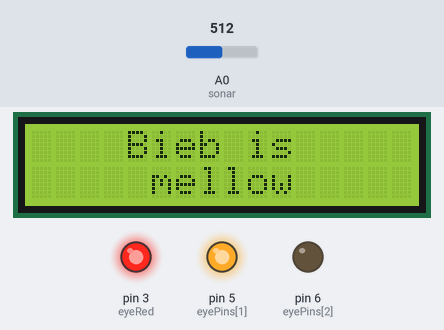
A sketch run on a simulated Arduino Uno, built with avr-gcc and run on an emulated ATmega328P. Parts: 16×2 character LCD, output pins drawn as LEDs (lit = HIGH). Inputs (shaded band) come from the test bench; at power-on: A0 (sonar) = 512. Random numbers use the default seed unless the sketch sets one; what the sketch prints to the serial monitor is not drawn.

Above: at 14.8 s.
14.9 s: A0 (sonar) set to 134
16.4 s: A0 (sonar) set to 111
At 17.2 s:
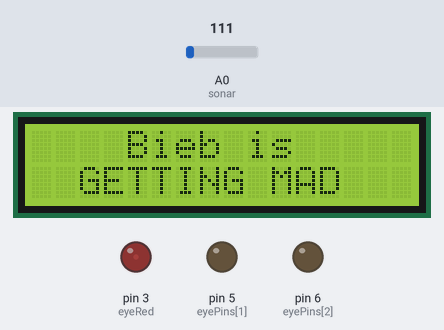
18.1 s: A0 (sonar) set to 51
At 20.2 s:
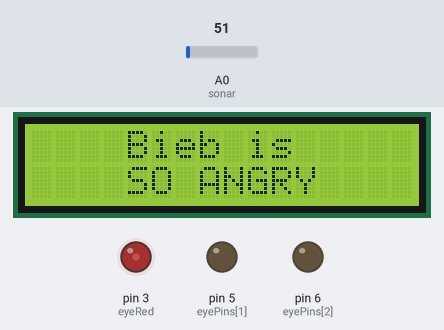
21.1 s: A0 (sonar) set to 44
At 23.6 s:
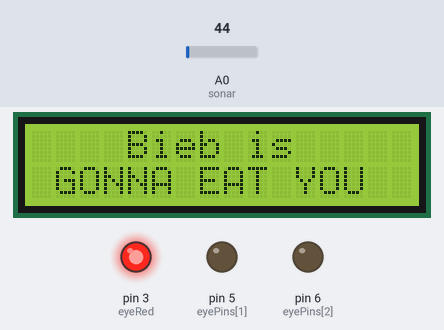
24.1 s: A0 (sonar) set to 70
At 26.9 s:
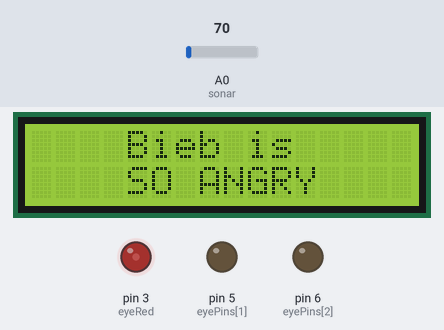
27.1 s: A0 (sonar) set to 14
At 30.0 s:
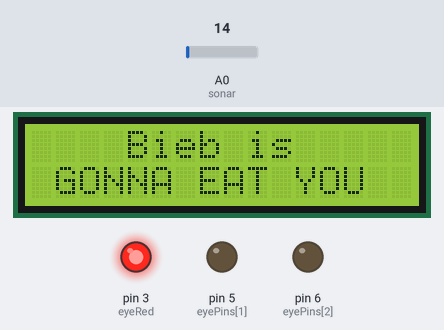
Timing chart, 0 to 31.1 s (numbered marks = the images above; inputs shaded):
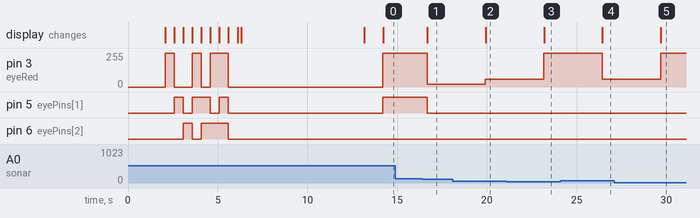

Measured:
- the behaviour switches between 122 and 121 on A0 (sonar) (found by bisection; images 0 and 1)
- the behaviour switches between 48 and 47 on A0 (sonar) (found by bisection; images 2 and 3)
- after the input at 14.9 s, every drawn part: stays the same
- after the input at 16.4 s, pin 3 (eyeRed): 255/255 → 20/255 after 0.27 s; pin 5 (eyePins[1]): HIGH → LOW after 0.27 s; the display: changes after 0.29 s (image 1)
- after the input at 18.1 s, pin 3 (eyeRed): 20/255 → 60/255 after 1.8 s; the display: changes after 1.8 s (image 2)
- after the input at 21.1 s, pin 3 (eyeRed): 60/255 → 255/255 after 2.1 s; the display: changes after 2.1 s (image 3)
- after the input at 24.1 s, pin 3 (eyeRed): 255/255 → 60/255 after 2.3 s; the display: changes after 2.3 s (image 4)
- after the input at 27.1 s, pin 3 (eyeRed): 60/255 → 255/255 after 2.6 s; the display: changes after 2.6 s (image 5)

The sketch:

biebduino.ino
```cpp
// (licence header left out)
const String version = "1.0.0";
const boolean off = LOW;
const boolean on = HIGH;

// PIN ASSIGNMENTS
// Eyes -- PWM pins
const int eyeRed = 3;
const int eyeGreen = 5;
const int eyeBlue = 6;
const int eyePins[] = {3, 5, 6};


// Sonar
const int sonar = A0;
int distance;
const int angerThreshold = 24;
int getDistance() {
    int sum=0;
    int max = 20;
    for (int i=0; i < max; i++) {
        sum += analogRead(sonar);
        delay(10);
    }
    return (sum/max) / 2;
}

// LCD
#include <LiquidCrystal.h>
LiquidCrystal lcd(7, 8, 9, 10, 11, 12);
void lcdClearLine(int line) {
    lcd.setCursor(0, line);
    lcd.print("                ");
    lcd.setCursor(0,line);
}
void lcdPrintMood(String moodString) {
    lcd.clear();
    lcd.setCursor(4,0);
    lcd.print("Bieb is");
    lcd.setCursor((16-moodString.length())/2, 1);
    lcd.print(moodString);
}


// EYE LEDs
const boolean red[] = {on, off, off};
const boolean green[] = {off, on, off};
const boolean blue[] = {off, off, on};
const boolean yellow[] = {on, on, off};
const boolean cyan[] = {off, on, on};
const boolean magenta[] = {on, off, on};
const boolean white[] = {on, on, on};
const boolean black[] = {off, off, off};
const boolean* colours[] = {red, green, blue, yellow, cyan, magenta, white, black};
const String coloursStr[] = {"red", "green", "blue", "yellow", "cyan", "magenta", "white", "black"};

void setEyeColour(const boolean* colour) {
 for(int i = 0; i < 3; ++i) {
   digitalWrite(eyePins[i], colour[i]);
 }
}

// MOODS
unsigned long nextMoodChangeTime = 0;
unsigned long minMoodInterval = (10000);
unsigned long maxMoodInterval = (90001); //3600000;
unsigned int currentMood = 666;
unsigned int lastAngerLevel = 666;
unsigned int maxAngerThresholdDistance = 60;
const String moods[] = {"angry", "horny", "sad", "mellow", "calm", "blissful", "spooked", "sleepy"};

void moodSwing() {
    lastAngerLevel = 666;
    Serial.print("moodswing @ ");
    Serial.println(millis());
    int nextMood = random(0,8);
    Serial.println(nextMood);
    if (nextMood == currentMood || nextMood == 0) {
        Serial.println("Oops, picked mood " + moods[nextMood]);
        nextMoodChangeTime = millis() + 500;
        Serial.print("next mood swing in 500 millis @ "); Serial.println(nextMoodChangeTime);
        return;
    }

    String moodString = moods[nextMood];

    setEyeColour(colours[nextMood]);

    lcdPrintMood(moodString);
    Serial.println(moodString);

    currentMood = nextMood;

    // pick the next mood swing time
    // maximum of 3600000ms (one hour)
    unsigned long interval = random(minMoodInterval, maxMoodInterval);
    nextMoodChangeTime = millis() + interval;
    Serial.print("next mood swing in "); Serial.print(interval); Serial.print(" millis @ "); Serial.println(nextMoodChangeTime);
}

void soAngry(int distance) {
    Serial.println("*****GETTING ANGRY*****");
    Serial.println("Distance: " + String(distance));
    String angerLevelsStr[] = {/*"ANNOYED",*/ "GETTING MAD", "SO ANGRY", "GONNA EAT YOU"};
    int pwmLevels[] = {/*2, */ 20, 60, 255};
    int angerLevel = map(distance, 5, maxAngerThresholdDistance+1, 2, -1);
    Serial.println("Anger Level: " + angerLevelsStr[angerLevel] + " " +String(angerLevel));
    currentMood = 0;
    Serial.println("Last Anger Level: " + String(lastAngerLevel));
    if (angerLevel == lastAngerLevel) {
        Serial.println("unchanged anger");
        return;
    }
    Serial.println("Set Eyes To PWM " + pwmLevels[angerLevel]);
    setEyeColour(colours[7]);
    analogWrite(eyeRed, pwmLevels[angerLevel]);
    lastAngerLevel = angerLevel;
    lcdPrintMood(angerLevelsStr[angerLevel]);
    Serial.println(angerLevelsStr[angerLevel]);
    nextMoodChangeTime = millis() + 6000;
    delay(3000);
}


// POST ROUTINE
void post() {
    // runs during setup() and before loop() starts
    // tests the lcd screen, rgb leds and sonar

    String out;
    out = "Biebduino " + version;
    Serial.println(out);
    lcd.setCursor(0,0);
    lcd.print(out);
    out = "Starting POST";
    Serial.println(out);
    lcd.setCursor(0,1);
    lcd.print(out);

    delay(2000);

    // run through the eye colours
    lcd.clear();
    out = "Testing eye LEDs";
    Serial.println(out);
    lcd.setCursor(0,0);
    lcd.print(out);
    lcdClearLine(1);
    for(int i = 0; i < 8; ++i) {
        out = coloursStr[i];
        Serial.println(out);
  	    lcd.print(out);
        setEyeColour(colours[i]);
    	delay(500);
    	lcdClearLine(1);
    }

    // check the sonar
    lcd.clear();
    out = "Maxsonar EZ1";
    Serial.println(out);
    lcd.print(out);
    lcd.setCursor(0,1);

    for(int i=0; i < 10; i++) {
        distance = getDistance();
        lcdClearLine(1);
        out = "Distance: " + String(distance);
        Serial.println(out);
        lcd.print(out);
        delay(500);
    }

    lcd.clear();
    lcd.print("POST Complete");
}

// MAIN
void setup() {
    Serial.begin(9600);
    randomSeed(analogRead(1));

    // pin setup
    for (int i=0; i < 3; i++) {
      pinMode(eyePins[i], OUTPUT);
    }

    // LCD
    lcd.begin(16, 2);

    // run the POST routune
   post();
}

void loop() {
    unsigned long now = millis();
    unsigned int distance = getDistance();
    if (distance <= maxAngerThresholdDistance) {
      soAngry(distance);
    } else if ((currentMood == 0 && distance > maxAngerThresholdDistance && now >= nextMoodChangeTime) || (now >= nextMoodChangeTime)) {
        moodSwing();
    }
}
```
